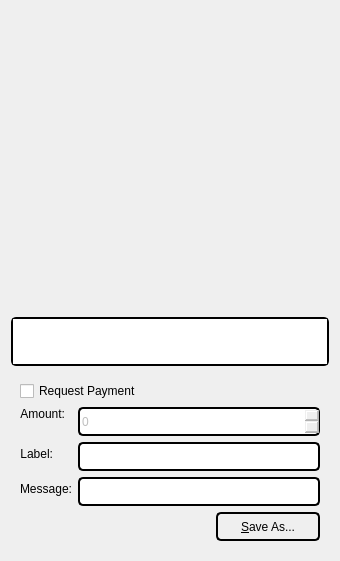
 <widget class="QDialog" name="QRCodeDialog">
  <property name="geometry">
   <rect>
    <x>0</x>
    <y>0</y>
    <width>340</width>
    <height>558</height>
   </rect>
  </property>
  <property name="windowTitle">
   <string>QR Code Dialog</string>
  </property>
  <property name="styleSheet">
   <string notr="true">/*
 * The MIT License (MIT)
 *
 * Copyright (c) &lt;2013-2014&gt; &lt;Colin Duquesnoy&gt;
 *
 * Permission is hereby granted, free of charge, to any person obtaining a copy
 * of this software and associated documentation files (the &quot;Software&quot;), to deal
 * in the Software without restriction, including without limitation the rights
 * to use, copy, modify, merge, publish, distribute, sublicense, and/or sell
 * copies of the Software, and to permit persons to whom the Software is
 * furnished to do so, subject to the following conditions:

 * The above copyright notice and this permission notice shall be included in
 * all copies or substantial portions of the Software.

 * THE SOFTWARE IS PROVIDED &quot;AS IS&quot;, WITHOUT WARRANTY OF ANY KIND, EXPRESS OR
 * IMPLIED, INCLUDING BUT NOT LIMITED TO THE WARRANTIES OF MERCHANTABILITY,
 * FITNESS FOR A PARTICULAR PURPOSE AND NONINFRINGEMENT. IN NO EVENT SHALL THE
 * AUTHORS OR COPYRIGHT HOLDERS BE LIABLE FOR ANY CLAIM, DAMAGES OR OTHER
 * LIABILITY, WHETHER IN AN ACTION OF CONTRACT, TORT OR OTHERWISE, ARISING FROM,
 * OUT OF OR IN CONNECTION WITH THE SOFTWARE OR THE USE OR OTHER DEALINGS IN
 * THE SOFTWARE.
 */
QToolTip
{
    border: 1px solid #76797C;
    background-color: rgb(90, 102, 117);;
    color: white;
    padding: 5px;
    opacity: 200;
}

QWidget
{
    color: #eff0f1;
    background-color: #31363b;
    selection-background-color:#3daee9;
    selection-color: #eff0f1;
    background-clip: border;
    border-image: none;
    border: 0px transparent black;
    outline: 0;
}

QWidget:item:hover
{
    background-color: #18465d;
    color: #eff0f1;
}

QWidget:item:selected
{
    background-color: #18465d;
}

QCheckBox
{
    spacing: 5px;
    outline: none;
    color: #eff0f1;
    margin-bottom: 2px;
}

QCheckBox:disabled
{
    color: #76797C;
}

QCheckBox::indicator,
QGroupBox::indicator
{
    width: 18px;
    height: 18px;
}
QGroupBox::indicator
{
    margin-left: 2px;
}

QCheckBox::indicator:unchecked
{
    image: url(:/qss_icons/rc/checkbox_unchecked.png);
}

QCheckBox::indicator:unchecked:hover,
QCheckBox::indicator:unchecked:focus,
QCheckBox::indicator:unchecked:pressed,
QGroupBox::indicator:unchecked:hover,
QGroupBox::indicator:unchecked:focus,
QGroupBox::indicator:unchecked:pressed
{
  border: none;
    image: url(:/qss_icons/rc/checkbox_unchecked_focus.png);
}

QCheckBox::indicator:checked
{
    image: url(:/qss_icons/rc/checkbox_checked.png);
}

QCheckBox::indicator:checked:hover,
QCheckBox::indicator:checked:focus,
QCheckBox::indicator:checked:pressed,
QGroupBox::indicator:checked:hover,
QGroupBox::indicator:checked:focus,
QGroupBox::indicator:checked:pressed
{
  border: none;
    image: url(:/qss_icons/rc/checkbox_checked_focus.png);
}


QCheckBox::indicator:indeterminate
{
    image: url(:/qss_icons/rc/checkbox_indeterminate.png);
}

QCheckBox::indicator:indeterminate:focus,
QCheckBox::indicator:indeterminate:hover,
QCheckBox::indicator:indeterminate:pressed
{
    image: url(:/qss_icons/rc/checkbox_indeterminate_focus.png);
}

QCheckBox::indicator:checked:disabled,
QGroupBox::indicator:checked:disabled
{
    image: url(:/qss_icons/rc/checkbox_checked_disabled.png);
}

QCheckBox::indicator:unchecked:disabled,
QGroupBox::indicator:unchecked:disabled
{
    image: url(:/qss_icons/rc/checkbox_unchecked_disabled.png);
}

QRadioButton
{
    spacing: 5px;
    outline: none;
    color: #eff0f1;
    margin-bottom: 2px;
}

QRadioButton:disabled
{
    color: #76797C;
}
QRadioButton::indicator
{
    width: 21px;
    height: 21px;
}

QRadioButton::indicator:unchecked
{
    image: url(:/qss_icons/rc/radio_unchecked.png);
}


QRadioButton::indicator:unchecked:hover,
QRadioButton::indicator:unchecked:focus,
QRadioButton::indicator:unchecked:pressed
{
    border: none;
    outline: none;
    image: url(:/qss_icons/rc/radio_unchecked_focus.png);
}

QRadioButton::indicator:checked
{
    border: none;
    outline: none;
    image: url(:/qss_icons/rc/radio_checked.png);
}

QRadioButton::indicator:checked:hover,
QRadioButton::indicator:checked:focus,
QRadioButton::indicator:checked:pressed
{
    border: none;
    outline: none;
    image: url(:/qss_icons/rc/radio_checked_focus.png);
}

QRadioButton::indicator:checked:disabled
{
    outline: none;
    image: url(:/qss_icons/rc/radio_checked_disabled.png);
}

QRadioButton::indicator:unchecked:disabled
{
    image: url(:/qss_icons/rc/radio_unchecked_disabled.png);
}


QMenuBar
{
    background-color: #31363b;
    color: #eff0f1;
}

QMenuBar::item
{
    background: transparent;
}

QMenuBar::item:selected
{
    background: transparent;
    border: 1px solid #76797C;
}

QMenuBar::item:pressed
{
    border: 1px solid #76797C;
    background-color: #3daee9;
    color: #eff0f1;
    margin-bottom:-1px;
    padding-bottom:1px;
}

QMenu
{
    border: 1px solid #76797C;
    color: #eff0f1;
    margin: 2px;
}

QMenu::icon
{
    margin: 5px;
}

QMenu::item
{
    padding: 5px 30px 5px 30px;
    border: 1px solid transparent; /* reserve space for selection border */
}

QMenu::item:selected
{
    color: #eff0f1;
}

QMenu::separator {
    height: 2px;
    background: lightblue;
    margin-left: 10px;
    margin-right: 5px;
}

QMenu::indicator {
    width: 18px;
    height: 18px;
}

/* non-exclusive indicator = check box style indicator
   (see QActionGroup::setExclusive) */
QMenu::indicator:non-exclusive:unchecked {
    image: url(:/qss_icons/rc/checkbox_unchecked.png);
}

QMenu::indicator:non-exclusive:unchecked:selected {
    image: url(:/qss_icons/rc/checkbox_unchecked_disabled.png);
}

QMenu::indicator:non-exclusive:checked {
    image: url(:/qss_icons/rc/checkbox_checked.png);
}

QMenu::indicator:non-exclusive:checked:selected {
    image: url(:/qss_icons/rc/checkbox_checked_disabled.png);
}

/* exclusive indicator = radio button style indicator (see QActionGroup::setExclusive) */
QMenu::indicator:exclusive:unchecked {
    image: url(:/qss_icons/rc/radio_unchecked.png);
}

QMenu::indicator:exclusive:unchecked:selected {
    image: url(:/qss_icons/rc/radio_unchecked_disabled.png);
}

QMenu::indicator:exclusive:checked {
    image: url(:/qss_icons/rc/radio_checked.png);
}

QMenu::indicator:exclusive:checked:selected {
    image: url(:/qss_icons/rc/radio_checked_disabled.png);
}

QMenu::right-arrow {
    margin: 5px;
    image: url(:/qss_icons/rc/right_arrow.png)
}


QWidget:disabled
{
    color: #454545;
    background-color: #31363b;
}

QAbstractItemView
{
    alternate-background-color: #31363b;
    color: #eff0f1;
    border: 1px solid 3A3939;
    border-radius: 2px;
}

QWidget:focus, QMenuBar:focus
{
    border: 1px solid #3daee9;
}

QTabWidget:focus, QCheckBox:focus, QRadioButton:focus, QSlider:focus
{
    border: none;
}

QLineEdit
{
    background-color: #232629;
    padding: 5px;
    border-style: solid;
    border: 1px solid #76797C;
    border-radius: 2px;
    color: #eff0f1;
}

QAbstractItemView QLineEdit
{
    padding: 0;
}

QGroupBox {
    border:1px solid #76797C;
    border-radius: 2px;
    margin-top: 20px;
}

QGroupBox::title {
    subcontrol-origin: margin;
    subcontrol-position: top center;
    padding-left: 10px;
    padding-right: 10px;
    padding-top: 10px;
}

QAbstractScrollArea
{
    border-radius: 2px;
    border: 1px solid #76797C;
    background-color: transparent;
}

QScrollBar:horizontal
{
    height: 15px;
    margin: 3px 15px 3px 15px;
    border: 1px transparent #2A2929;
    border-radius: 4px;
    background-color: #2A2929;
}

QScrollBar::handle:horizontal
{
    background-color: #605F5F;
    min-width: 5px;
    border-radius: 4px;
}

QScrollBar::add-line:horizontal
{
    margin: 0px 3px 0px 3px;
    border-image: url(:/qss_icons/rc/right_arrow_disabled.png);
    width: 10px;
    height: 10px;
    subcontrol-position: right;
    subcontrol-origin: margin;
}

QScrollBar::sub-line:horizontal
{
    margin: 0px 3px 0px 3px;
    border-image: url(:/qss_icons/rc/left_arrow_disabled.png);
    height: 10px;
    width: 10px;
    subcontrol-position: left;
    subcontrol-origin: margin;
}

QScrollBar::add-line:horizontal:hover,QScrollBar::add-line:horizontal:on
{
    border-image: url(:/qss_icons/rc/right_arrow.png);
    height: 10px;
    width: 10px;
    subcontrol-position: right;
    subcontrol-origin: margin;
}


QScrollBar::sub-line:horizontal:hover, QScrollBar::sub-line:horizontal:on
{
    border-image: url(:/qss_icons/rc/left_arrow.png);
    height: 10px;
    width: 10px;
    subcontrol-position: left;
    subcontrol-origin: margin;
}

QScrollBar::up-arrow:horizontal, QScrollBar::down-arrow:horizontal
{
    background: none;
}


QScrollBar::add-page:horizontal, QScrollBar::sub-page:horizontal
{
    background: none;
}

QScrollBar:vertical
{
    background-color: #2A2929;
    width: 15px;
    margin: 15px 3px 15px 3px;
    border: 1px transparent #2A2929;
    border-radius: 4px;
}

QScrollBar::handle:vertical
{
    background-color: #605F5F;
    min-height: 5px;
    border-radius: 4px;
}

QScrollBar::sub-line:vertical
{
    margin: 3px 0px 3px 0px;
    border-image: url(:/qss_icons/rc/up_arrow_disabled.png);
    height: 10px;
    width: 10px;
    subcontrol-position: top;
    subcontrol-origin: margin;
}

QScrollBar::add-line:vertical
{
    margin: 3px 0px 3px 0px;
    border-image: url(:/qss_icons/rc/down_arrow_disabled.png);
    height: 10px;
    width: 10px;
    subcontrol-position: bottom;
    subcontrol-origin: margin;
}

QScrollBar::sub-line:vertical:hover,QScrollBar::sub-line:vertical:on
{

    border-image: url(:/qss_icons/rc/up_arrow.png);
    height: 10px;
    width: 10px;
    subcontrol-position: top;
    subcontrol-origin: margin;
}


QScrollBar::add-line:vertical:hover, QScrollBar::add-line:vertical:on
{
    border-image: url(:/qss_icons/rc/down_arrow.png);
    height: 10px;
    width: 10px;
    subcontrol-position: bottom;
    subcontrol-origin: margin;
}

QScrollBar::up-arrow:vertical, QScrollBar::down-arrow:vertical
{
    background: none;
}


QScrollBar::add-page:vertical, QScrollBar::sub-page:vertical
{
    background: none;
}

QTextEdit
{
    background-color: #232629;
    color: #eff0f1;
    border: 1px solid #76797C;
}

QPlainTextEdit
{
    background-color: #232629;;
    color: #eff0f1;
    border-radius: 2px;
    border: 1px solid #76797C;
}

QHeaderView::section
{
    background-color: #76797C;
    color: #eff0f1;
    padding: 5px;
    border: 1px solid #76797C;
}

QSizeGrip {
    image: url(:/qss_icons/rc/sizegrip.png);
    width: 12px;
    height: 12px;
}


QMainWindow::separator
{
    background-color: #31363b;
    color: white;
    padding-left: 4px;
    spacing: 2px;
    border: 1px dashed #76797C;
}

QMainWindow::separator:hover
{

    background-color: #787876;
    color: white;
    padding-left: 4px;
    border: 1px solid #76797C;
    spacing: 2px;
}


QMenu::separator
{
    height: 1px;
    background-color: #76797C;
    color: white;
    padding-left: 4px;
    margin-left: 10px;
    margin-right: 5px;
}


QFrame
{
    border-radius: 2px;
    border: 1px solid #76797C;
}

QFrame[frameShape=&quot;0&quot;]
{
    border-radius: 2px;
    border: 1px transparent #76797C;
}

QStackedWidget
{
    border: 1px transparent black;
}

QToolBar {
    border: 1px transparent #393838;
    background: 1px solid #31363b;
    font-weight: bold;
}

QToolBar::handle:horizontal {
    image: url(:/qss_icons/rc/Hmovetoolbar.png);
}
QToolBar::handle:vertical {
    image: url(:/qss_icons/rc/Vmovetoolbar.png);
}
QToolBar::separator:horizontal {
    image: url(:/qss_icons/rc/Hsepartoolbar.png);
}
QToolBar::separator:vertical {
    image: url(:/qss_icons/rc/Vsepartoolbar.png);
}
QToolButton#qt_toolbar_ext_button {
    background: #58595a
}

QPushButton
{
    color: #eff0f1;
    background-color: #31363b;
    border-width: 1px;
    border-color: #76797C;
    border-style: solid;
    padding: 5px;
    border-radius: 2px;
    outline: none;
}

QPushButton:disabled
{
    background-color: #31363b;
    border-width: 1px;
    border-color: #454545;
    border-style: solid;
    padding-top: 5px;
    padding-bottom: 5px;
    padding-left: 10px;
    padding-right: 10px;
    border-radius: 2px;
    color: #454545;
}

QPushButton:focus {
    background-color: #3daee9;
    color: white;
}

QPushButton:pressed
{
    background-color: #3daee9;
    padding-top: -15px;
    padding-bottom: -17px;
}

QComboBox
{
    selection-background-color: #3daee9;
    border-style: solid;
    border: 1px solid #76797C;
    border-radius: 2px;
    padding: 5px;
    min-width: 75px;
}

QPushButton:checked{
    background-color: #76797C;
    border-color: #6A6969;
}

QComboBox:hover,QPushButton:hover,QAbstractSpinBox:hover,QLineEdit:hover,QTextEdit:hover,QPlainTextEdit:hover,QAbstractView:hover,QTreeView:hover
{
    border: 1px solid #3daee9;
    color: #eff0f1;
}

QComboBox:on
{
    padding-top: 3px;
    padding-left: 4px;
    selection-background-color: #4a4a4a;
}

QComboBox QAbstractItemView
{
    background-color: #232629;
    border-radius: 2px;
    border: 1px solid #76797C;
    selection-background-color: #18465d;
}

QComboBox::drop-down
{
    subcontrol-origin: padding;
    subcontrol-position: top right;
    width: 15px;

    border-left-width: 0px;
    border-left-color: darkgray;
    border-left-style: solid;
    border-top-right-radius: 3px;
    border-bottom-right-radius: 3px;
}

QComboBox::down-arrow
{
    image: url(:/qss_icons/rc/down_arrow_disabled.png);
}

QComboBox::down-arrow:on, QComboBox::down-arrow:hover,
QComboBox::down-arrow:focus
{
    image: url(:/qss_icons/rc/down_arrow.png);
}

QAbstractSpinBox {
    padding: 5px;
    border: 1px solid #76797C;
    background-color: #232629;
    color: #eff0f1;
    border-radius: 2px;
    min-width: 75px;
}

QAbstractSpinBox:up-button
{
    background-color: transparent;
    subcontrol-origin: border;
    subcontrol-position: center right;
}

QAbstractSpinBox:down-button
{
    background-color: transparent;
    subcontrol-origin: border;
    subcontrol-position: center left;
}

QAbstractSpinBox::up-arrow,QAbstractSpinBox::up-arrow:disabled,QAbstractSpinBox::up-arrow:off {
    image: url(:/qss_icons/rc/up_arrow_disabled.png);
    width: 10px;
    height: 10px;
}
QAbstractSpinBox::up-arrow:hover
{
    image: url(:/qss_icons/rc/up_arrow.png);
}


QAbstractSpinBox::down-arrow,QAbstractSpinBox::down-arrow:disabled,QAbstractSpinBox::down-arrow:off
{
    image: url(:/qss_icons/rc/down_arrow_disabled.png);
    width: 10px;
    height: 10px;
}
QAbstractSpinBox::down-arrow:hover
{
    image: url(:/qss_icons/rc/down_arrow.png);
}


QLabel
{
    border: 0px solid black;
}

QTabWidget{
    border: 0px transparent black;
}

QTabWidget::pane {
    border: 1px solid #76797C;
    padding: 5px;
    margin: 0px;
}

QTabWidget::tab-bar {
    left: 5px; /* move to the right by 5px */
}

QTabBar
{
    qproperty-drawBase: 0;
    border-radius: 3px;
}

QTabBar:focus
{
    border: 0px transparent black;
}

QTabBar::close-button  {
    image: url(:/qss_icons/rc/close.png);
    background: transparent;
}

QTabBar::close-button:hover
{
    image: url(:/qss_icons/rc/close-hover.png);
    background: transparent;
}

QTabBar::close-button:pressed {
    image: url(:/qss_icons/rc/close-pressed.png);
    background: transparent;
}

/* TOP TABS */
QTabBar::tab:top {
    color: #eff0f1;
    border: 1px solid #76797C;
    border-bottom: 1px transparent black;
    background-color: #31363b;
    padding: 5px;
    min-width: 50px;
    border-top-left-radius: 2px;
    border-top-right-radius: 2px;
}

QTabBar::tab:top:!selected
{
    color: #eff0f1;
    background-color: #54575B;
    border: 1px solid #76797C;
    border-bottom: 1px transparent black;
    border-top-left-radius: 2px;
    border-top-right-radius: 2px;    
}

QTabBar::tab:top:!selected:hover {
    background-color: #3daee9;
}

/* BOTTOM TABS */
QTabBar::tab:bottom {
    color: #eff0f1;
    border: 1px solid #76797C;
    border-top: 1px transparent black;
    background-color: #31363b;
    padding: 5px;
    border-bottom-left-radius: 2px;
    border-bottom-right-radius: 2px;
    min-width: 50px;
}

QTabBar::tab:bottom:!selected
{
    color: #eff0f1;
    background-color: #54575B;
    border: 1px solid #76797C;
    border-top: 1px transparent black;
    border-bottom-left-radius: 2px;
    border-bottom-right-radius: 2px;
}

QTabBar::tab:bottom:!selected:hover {
    background-color: #3daee9;
}

/* LEFT TABS */
QTabBar::tab:left {
    color: #eff0f1;
    border: 1px solid #76797C;
    border-left: 1px transparent black;
    background-color: #31363b;
    padding: 5px;
    border-top-right-radius: 2px;
    border-bottom-right-radius: 2px;
    min-height: 50px;
}

QTabBar::tab:left:!selected
{
    color: #eff0f1;
    background-color: #54575B;
    border: 1px solid #76797C;
    border-left: 1px transparent black;
    border-top-right-radius: 2px;
    border-bottom-right-radius: 2px;
}

QTabBar::tab:left:!selected:hover {
    background-color: #3daee9;
}


/* RIGHT TABS */
QTabBar::tab:right {
    color: #eff0f1;
    border: 1px solid #76797C;
    border-right: 1px transparent black;
    background-color: #31363b;
    padding: 5px;
    border-top-left-radius: 2px;
    border-bottom-left-radius: 2px;
    min-height: 50px;
}

QTabBar::tab:right:!selected
{
    color: #eff0f1;
    background-color: #54575B;
    border: 1px solid #76797C;
    border-right: 1px transparent black;
    border-top-left-radius: 2px;
    border-bottom-left-radius: 2px;
}

QTabBar::tab:right:!selected:hover {
    background-color: #3daee9;
}

QTabBar QToolButton::right-arrow:enabled {
     image: url(:/qss_icons/rc/right_arrow.png);
 }

 QTabBar QToolButton::left-arrow:enabled {
     image: url(:/qss_icons/rc/left_arrow.png);
 }

QTabBar QToolButton::right-arrow:disabled {
     image: url(:/qss_icons/rc/right_arrow_disabled.png);
 }

 QTabBar QToolButton::left-arrow:disabled {
     image: url(:/qss_icons/rc/left_arrow_disabled.png);
 }


QDockWidget {
    background: #31363b;
    border: 1px solid #403F3F;
    titlebar-close-icon: url(:/qss_icons/rc/close.png);
    titlebar-normal-icon: url(:/qss_icons/rc/undock.png);
}

QDockWidget::close-button, QDockWidget::float-button {
    border: 1px solid transparent;
    border-radius: 2px;
    background: transparent;
}

QDockWidget::close-button:hover, QDockWidget::float-button:hover {
    background: rgba(255, 255, 255, 10);
}

QDockWidget::close-button:pressed, QDockWidget::float-button:pressed {
    padding: 1px -1px -1px 1px;
    background: rgba(255, 255, 255, 10);
}

QTreeView, QListView
{
    border: 1px solid #76797C;
    background-color: #232629;
}

QTreeView:branch:selected, QTreeView:branch:hover
{
    background: url(:/qss_icons/rc/transparent.png);
}

QTreeView::branch:has-siblings:!adjoins-item {
    border-image: url(:/qss_icons/rc/transparent.png);
}

QTreeView::branch:has-siblings:adjoins-item {
    border-image: url(:/qss_icons/rc/transparent.png);
}

QTreeView::branch:!has-children:!has-siblings:adjoins-item {
    border-image: url(:/qss_icons/rc/transparent.png);
}

QTreeView::branch:has-children:!has-siblings:closed,
QTreeView::branch:closed:has-children:has-siblings {
    image: url(:/qss_icons/rc/branch_closed.png);
}

QTreeView::branch:open:has-children:!has-siblings,
QTreeView::branch:open:has-children:has-siblings  {
    image: url(:/qss_icons/rc/branch_open.png);
}

QTreeView::branch:has-children:!has-siblings:closed:hover,
QTreeView::branch:closed:has-children:has-siblings:hover {
    image: url(:/qss_icons/rc/branch_closed-on.png);
    }

QTreeView::branch:open:has-children:!has-siblings:hover,
QTreeView::branch:open:has-children:has-siblings:hover  {
    image: url(:/qss_icons/rc/branch_open-on.png);
    }

QListView::item:!selected:hover, QTreeView::item:!selected:hover  {
    background: #18465d;
    outline: 0;
    color: #eff0f1
}

QListView::item:selected:hover, QTreeView::item:selected:hover  {
    background: #287399;
    color: #eff0f1;
}

QSlider::groove:horizontal {
    border: 1px solid #565a5e;
    height: 4px;
    background: #565a5e;
    margin: 0px;
    border-radius: 2px;
}

QSlider::handle:horizontal {
    background: #232629;
    border: 1px solid #565a5e;
    width: 16px;
    height: 16px;
    margin: -8px 0;
    border-radius: 9px;
}

QSlider::groove:vertical {
    border: 1px solid #565a5e;
    width: 4px;
    background: #565a5e;
    margin: 0px;
    border-radius: 3px;
}

QSlider::handle:vertical {
    background: #232629;
    border: 1px solid #565a5e;
    width: 16px;
    height: 16px;
    margin: 0 -8px;
    border-radius: 9px;
}

QToolButton {
    background-color: transparent;
    border: 1px transparent #76797C;
    border-radius: 2px;
    margin: 3px;
    padding: 5px;
}

QToolButton[popupMode=&quot;1&quot;] { /* only for MenuButtonPopup */
 padding-right: 20px; /* make way for the popup button */
 border: 1px #76797C;
 border-radius: 5px;
}

QToolButton[popupMode=&quot;2&quot;] { /* only for InstantPopup */
 padding-right: 10px; /* make way for the popup button */
 border: 1px #76797C;
}


QToolButton:hover, QToolButton::menu-button:hover {
    background-color: transparent;
    border: 1px solid #3daee9;
    padding: 5px;
}

QToolButton:checked, QToolButton:pressed,
        QToolButton::menu-button:pressed {
    background-color: #3daee9;
    border: 1px solid #3daee9;
    padding: 5px;
}

/* the subcontrol below is used only in the InstantPopup or DelayedPopup mode */
QToolButton::menu-indicator {
    image: url(:/qss_icons/rc/down_arrow.png);
    top: -7px; left: -2px; /* shift it a bit */
}

/* the subcontrols below are used only in the MenuButtonPopup mode */
QToolButton::menu-button {
    border: 1px transparent #76797C;
    border-top-right-radius: 6px;
    border-bottom-right-radius: 6px;
    /* 16px width + 4px for border = 20px allocated above */
    width: 16px;
    outline: none;
}

QToolButton::menu-arrow {
    image: url(:/qss_icons/rc/down_arrow.png);
}

QToolButton::menu-arrow:open {
    border: 1px solid #76797C;
}

QPushButton::menu-indicator  {
    subcontrol-origin: padding;
    subcontrol-position: bottom right;
    left: 8px;
}

QTableView
{
    border: 1px solid #76797C;
    gridline-color: #31363b;
    background-color: #232629;
}


QTableView, QHeaderView
{
    border-radius: 0px;
}

QTableView::item:pressed, QListView::item:pressed, QTreeView::item:pressed  {
    background: #18465d;
    color: #eff0f1;
}

QTableView::item:selected:active, QTreeView::item:selected:active, QListView::item:selected:active  {
    background: #287399;
    color: #eff0f1;
}


QHeaderView
{
    background-color: #31363b;
    border: 1px transparent;
    border-radius: 0px;
    margin: 0px;
    padding: 0px;

}

QHeaderView::section  {
    background-color: #31363b;
    color: #eff0f1;
    padding: 5px;
    border: 1px solid #76797C;
    border-radius: 0px;
    text-align: center;
}

QHeaderView::section::vertical::first, QHeaderView::section::vertical::only-one
{
    border-top: 1px solid #76797C;
}

QHeaderView::section::vertical
{
    border-top: transparent;
}

QHeaderView::section::horizontal::first, QHeaderView::section::horizontal::only-one
{
    border-left: 1px solid #76797C;
}

QHeaderView::section::horizontal
{
    border-left: transparent;
}


QHeaderView::section:checked
 {
    color: white;
    background-color: #334e5e;
 }

 /* style the sort indicator */
QHeaderView::down-arrow {
    image: url(:/qss_icons/rc/down_arrow.png);
}

QHeaderView::up-arrow {
    image: url(:/qss_icons/rc/up_arrow.png);
}


QTableCornerButton::section {
    background-color: #31363b;
    border: 1px transparent #76797C;
    border-radius: 0px;
}

QToolBox  {
    padding: 5px;
    border: 1px transparent black;
}

QToolBox::tab {
    color: #eff0f1;
    background-color: #31363b;
    border: 1px solid #76797C;
    border-bottom: 1px transparent #31363b;
    border-top-left-radius: 5px;
    border-top-right-radius: 5px;
}

QToolBox::tab:selected { /* italicize selected tabs */
    font: italic;
    background-color: #31363b;
    border-color: #3daee9;
 }

QStatusBar::item {
    border: 0px transparent dark;
 }


QFrame[height=&quot;3&quot;], QFrame[width=&quot;3&quot;] {
    background-color: #76797C;
}


QSplitter::handle {
    border: 1px dashed #76797C;
}

QSplitter::handle:hover {
    background-color: #787876;
    border: 1px solid #76797C;
}

QSplitter::handle:horizontal {
    width: 1px;
}

QSplitter::handle:vertical {
    height: 1px;
}

QProgressBar {
    border: 1px solid #76797C;
    border-radius: 5px;
    text-align: center;
}

QProgressBar::chunk {
    background-color: #05B8CC;
}

QDateEdit
{
    selection-background-color: #3daee9;
    border-style: solid;
    border: 1px solid #3375A3;
    border-radius: 2px;
    padding: 1px;
    min-width: 75px;
}

QDateEdit:on
{
    padding-top: 3px;
    padding-left: 4px;
    selection-background-color: #4a4a4a;
}

QDateEdit QAbstractItemView
{
    background-color: #232629;
    border-radius: 2px;
    border: 1px solid #3375A3;
    selection-background-color: #3daee9;
}

QDateEdit::drop-down
{
    subcontrol-origin: padding;
    subcontrol-position: top right;
    width: 15px;
    border-left-width: 0px;
    border-left-color: darkgray;
    border-left-style: solid;
    border-top-right-radius: 3px;
    border-bottom-right-radius: 3px;
}

QDateEdit::down-arrow
{
    image: url(:/qss_icons/rc/down_arrow_disabled.png);
}

QDateEdit::down-arrow:on, QDateEdit::down-arrow:hover,
QDateEdit::down-arrow:focus
{
    image: url(:/qss_icons/rc/down_arrow.png);
}
</string>
  </property>
  <layout class="QVBoxLayout" name="verticalLayout_3">
   <item>
    <widget class="QLabel" name="lblQRCode">
     <property name="sizePolicy">
      <sizepolicy hsizetype="Expanding" vsizetype="Expanding">
       <horstretch>0</horstretch>
       <verstretch>0</verstretch>
      </sizepolicy>
     </property>
     <property name="minimumSize">
      <size>
       <width>300</width>
       <height>300</height>
      </size>
     </property>
     <property name="textFormat">
      <enum>Qt::PlainText</enum>
     </property>
     <property name="alignment">
      <set>Qt::AlignCenter</set>
     </property>
     <property name="wordWrap">
      <bool>true</bool>
     </property>
    </widget>
   </item>
   <item>
    <widget class="QPlainTextEdit" name="outUri">
     <property name="sizePolicy">
      <sizepolicy hsizetype="Expanding" vsizetype="Minimum">
       <horstretch>0</horstretch>
       <verstretch>0</verstretch>
      </sizepolicy>
     </property>
     <property name="minimumSize">
      <size>
       <width>0</width>
       <height>49</height>
      </size>
     </property>
     <property name="styleSheet">
      <string notr="true">
border-top-left-radius: 5px;
border-top-right-radius: 5px;
border-bottom-left-radius: 5px;
border-bottom-right-radius: 5px;
border: 2px solid #000000;
min-height: 45px;
max-height: 45px;</string>
     </property>
     <property name="tabChangesFocus">
      <bool>true</bool>
     </property>
     <property name="textInteractionFlags">
      <set>Qt::TextSelectableByKeyboard|Qt::TextSelectableByMouse</set>
     </property>
    </widget>
   </item>
   <item>
    <widget class="QWidget" name="widget" native="true">
     <layout class="QVBoxLayout" name="verticalLayout_2">
      <item>
       <widget class="QCheckBox" name="chkReqPayment">
        <property name="enabled">
         <bool>true</bool>
        </property>
        <property name="text">
         <string>Request Payment</string>
        </property>
       </widget>
      </item>
      <item>
       <layout class="QFormLayout" name="formLayout">
        <property name="fieldGrowthPolicy">
         <enum>QFormLayout::AllNonFixedFieldsGrow</enum>
        </property>
        <item row="1" column="0">
         <widget class="QLabel" name="lblLabel">
          <property name="text">
           <string>Label:</string>
          </property>
          <property name="textFormat">
           <enum>Qt::PlainText</enum>
          </property>
          <property name="alignment">
           <set>Qt::AlignRight|Qt::AlignTrailing|Qt::AlignVCenter</set>
          </property>
          <property name="buddy">
           <cstring>lnLabel</cstring>
          </property>
         </widget>
        </item>
        <item row="1" column="1">
         <widget class="QLineEdit" name="lnLabel">
          <property name="styleSheet">
           <string notr="true">
border-top-left-radius: 5px;
border-top-right-radius: 5px;
border-bottom-left-radius: 5px;
border-bottom-right-radius: 5px;
border: 2px solid #000000;
min-height: 25px;
max-height: 25px;</string>
          </property>
         </widget>
        </item>
        <item row="2" column="0">
         <widget class="QLabel" name="lblMessage">
          <property name="text">
           <string>Message:</string>
          </property>
          <property name="textFormat">
           <enum>Qt::PlainText</enum>
          </property>
          <property name="alignment">
           <set>Qt::AlignRight|Qt::AlignTrailing|Qt::AlignVCenter</set>
          </property>
          <property name="buddy">
           <cstring>lnMessage</cstring>
          </property>
         </widget>
        </item>
        <item row="2" column="1">
         <widget class="QLineEdit" name="lnMessage">
          <property name="styleSheet">
           <string notr="true">
border-top-left-radius: 5px;
border-top-right-radius: 5px;
border-bottom-left-radius: 5px;
border-bottom-right-radius: 5px;
border: 2px solid #000000;
min-height: 25px;
max-height: 25px;</string>
          </property>
         </widget>
        </item>
        <item row="0" column="0">
         <widget class="QLabel" name="lblAmount">
          <property name="sizePolicy">
           <sizepolicy hsizetype="Preferred" vsizetype="Maximum">
            <horstretch>0</horstretch>
            <verstretch>0</verstretch>
           </sizepolicy>
          </property>
          <property name="text">
           <string>Amount:</string>
          </property>
          <property name="textFormat">
           <enum>Qt::PlainText</enum>
          </property>
          <property name="alignment">
           <set>Qt::AlignRight|Qt::AlignTrailing|Qt::AlignVCenter</set>
          </property>
          <property name="buddy">
           <cstring>lnReqAmount</cstring>
          </property>
         </widget>
        </item>
        <item row="0" column="1">
         <widget class="BitcoinAmountField" name="lnReqAmount">
          <property name="enabled">
           <bool>false</bool>
          </property>
          <property name="minimumSize">
           <size>
            <width>89</width>
            <height>39</height>
           </size>
          </property>
          <property name="styleSheet">
           <string notr="true">
border-top-left-radius: 5px;
border-top-right-radius: 5px;
border-bottom-left-radius: 5px;
border-bottom-right-radius: 5px;
border: 2px solid #000000;
min-height: 25px;
max-height: 25px;</string>
          </property>
         </widget>
        </item>
       </layout>
      </item>
      <item>
       <layout class="QHBoxLayout" name="horizontalLayout">
        <item>
         <spacer name="horizontalSpacer">
          <property name="orientation">
           <enum>Qt::Horizontal</enum>
          </property>
          <property name="sizeHint" stdset="0">
           <size>
            <width>40</width>
            <height>20</height>
           </size>
          </property>
         </spacer>
        </item>
        <item>
         <widget class="QPushButton" name="btnSaveAs">
          <property name="styleSheet">
           <string notr="true">
border-top-left-radius: 5px;
border-top-right-radius: 5px;
border-bottom-left-radius: 5px;
border-bottom-right-radius: 5px;
border: 2px solid #000000;
min-height: 25px;
max-height: 25px;
min-width: 100px;
max-width: 100px;</string>
          </property>
          <property name="text">
           <string>&amp;Save As...</string>
          </property>
         </widget>
        </item>
       </layout>
      </item>
     </layout>
    </widget>
   </item>
  </layout>
 </widget>
